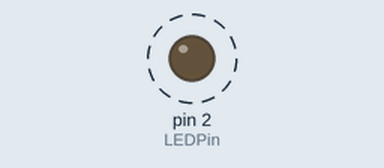
Recording of a sketch running on a simulated Arduino Uno, built with avr-gcc and run on an emulated ATmega328P. Parts: output pins drawn as LEDs (lit = HIGH). Dashed ring = blinking.

Above: at 0.3 s.
Timing chart, 0 to 3.0 s (numbered marks = the images above):
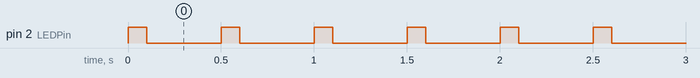

The sketch:

blinking_effect.ino
```cpp
//sourced from "Wire up a circuit for digital output" from Scott Fitzgerald: https://www.youtube.com/watch?v=Zyr0IZgtBl0&ab_channel=ScottFitzgerald
const int LEDPin = 2;
void setup() {
  pinMode(LEDPin, OUTPUT);
}

void loop() {
  digitalWrite(LEDPin, HIGH);
  delay(100);
  digitalWrite(LEDPin, LOW);
  delay(400);
}
```

Measured:
- by itself, pin 2 (LEDPin): alternates HIGH for 0.10 s and LOW for 0.40 s
